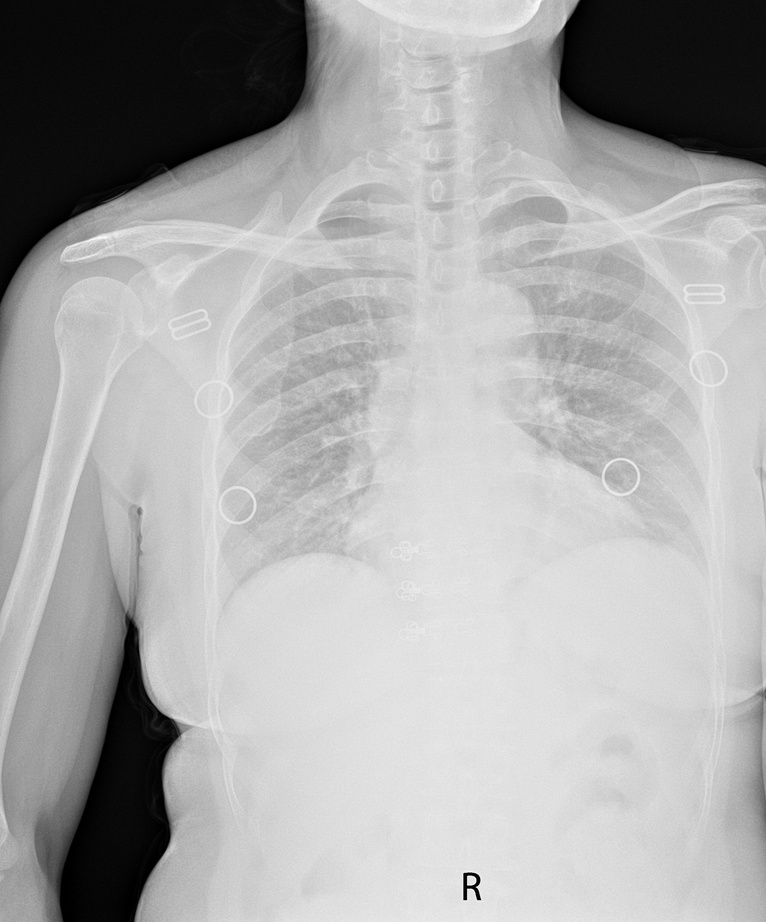
#> input picture tools/preprocess_image/1.2.156.112536.2.560.7050106199148.1363751982749.2119.jpg, 766 x 922 px, shrunk from 2524 x 3039 before the run; its folder holds only this picture in this run
$ python preprocess.py
#> lines starting #> are read from the running program, lines starting #| are printed output that depends on the picture
import cv2 as cv
import os
from PIL import Image

def globalEqualHist(image, index):
    gray = cv.cvtColor(image, cv.COLOR_RGB2GRAY)
    dst = cv.equalizeHist(gray)
    # cv.imshow("global equalizeHist", dst)
    cv.imwrite("./aaa/"+ str(index) + '.jpg', dst)
def localEqualHist(image, index):
    gray = cv.cvtColor(image, cv.COLOR_BGR2GRAY)
    clahe = cv.createCLAHE(clipLimit=5, tileGridSize=(7,7))
    dst = clahe.apply(gray)
    cv.imwrite("./aaa/"+ str(index) + '.jpg', dst)

# src = cv.imread('./preprocess_image/1.2.156.112536.2.560.7050106199148.1363827174830.3530.jpg')
# localEqualHist(src)

img_list = os.listdir('./preprocess_image')
for i, img in enumerate(img_list):
    # src = Image.open(os.path.join('./preprocess_image', img)).convert("RGB")
    src = cv.imread(os.path.join('./preprocess_image', img))
#> src is the input picture: shape (922, 766, 3); min 0, max 255, mean 169.9
    globalEqualHist(src, i)
#> in globalEqualHist, `dst = cv.equalizeHist(gray)`:
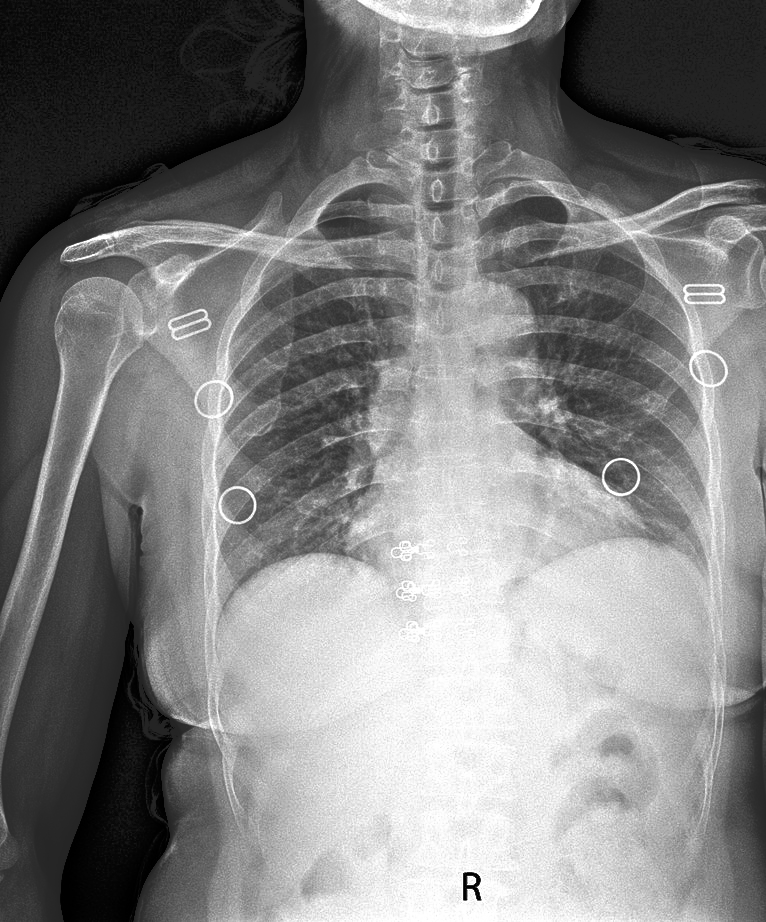
#> dst: shape (922, 766); min 0, max 255, mean 128.8
#

$ run again, on tools/preprocess_image/1.2.840.113619.2.370.4.2147483647.1610521521.177402.jpg
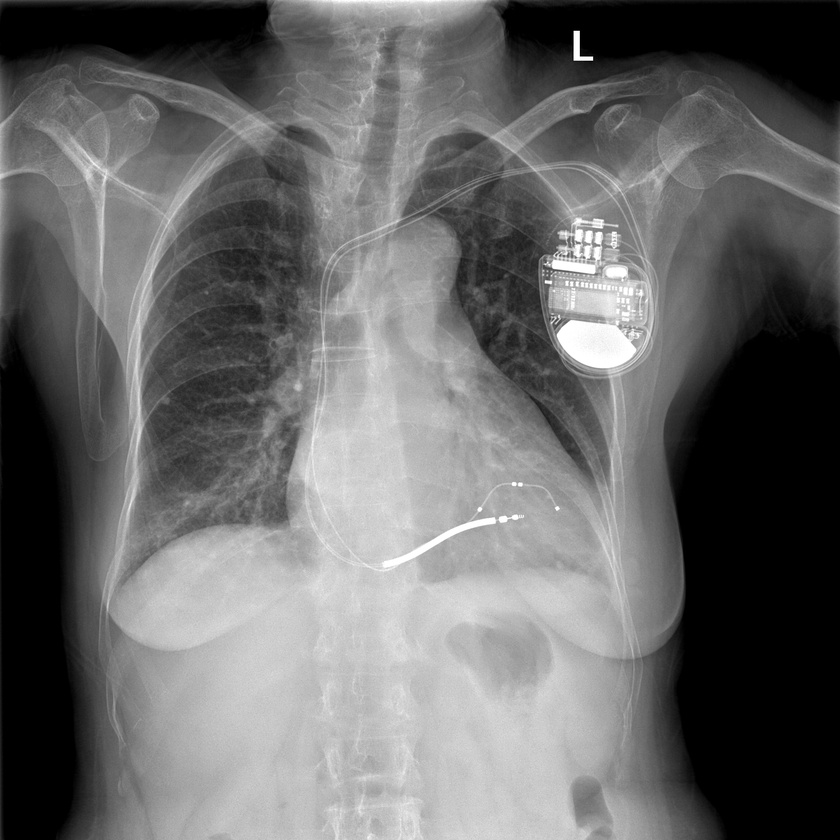
#> input picture tools/preprocess_image/1.2.840.113619.2.370.4.2147483647.1610521521.177402.jpg, 840 x 840 px, shrunk from 2021 x 2021 before the run
#> src is the input picture: shape (840, 840, 3); min 0, max 255, mean 104.9
#> in globalEqualHist, `dst = cv.equalizeHist(gray)`:
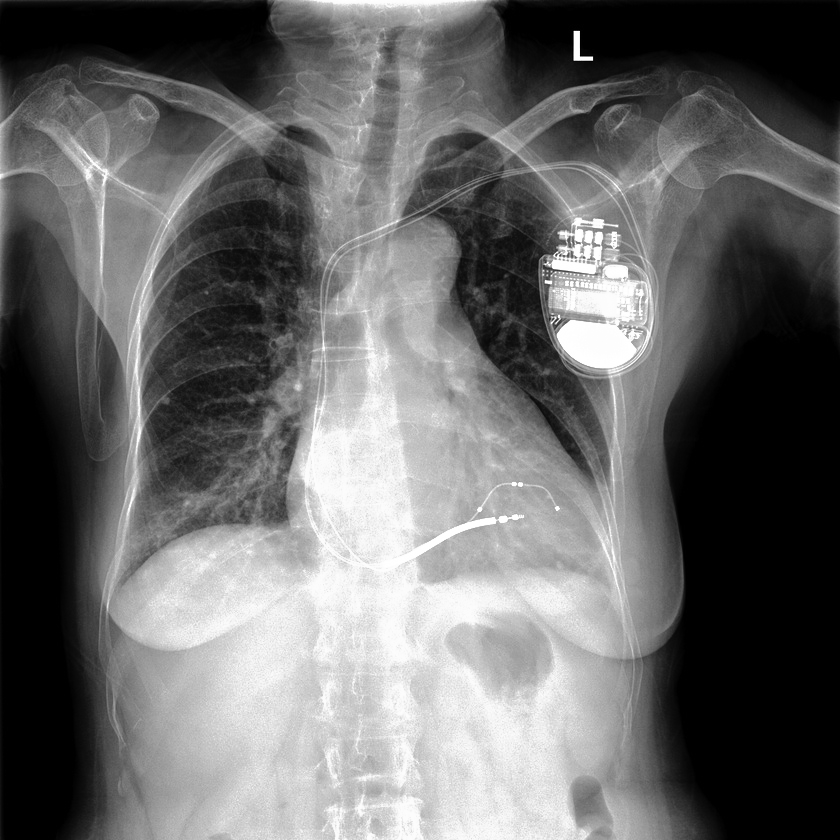
#> dst: shape (840, 840); min 0, max 255, mean 105.5

$ run again, on tools/preprocess_image/1.2.156.112536.2.560.7050106199148.1363827174830.3530.jpg
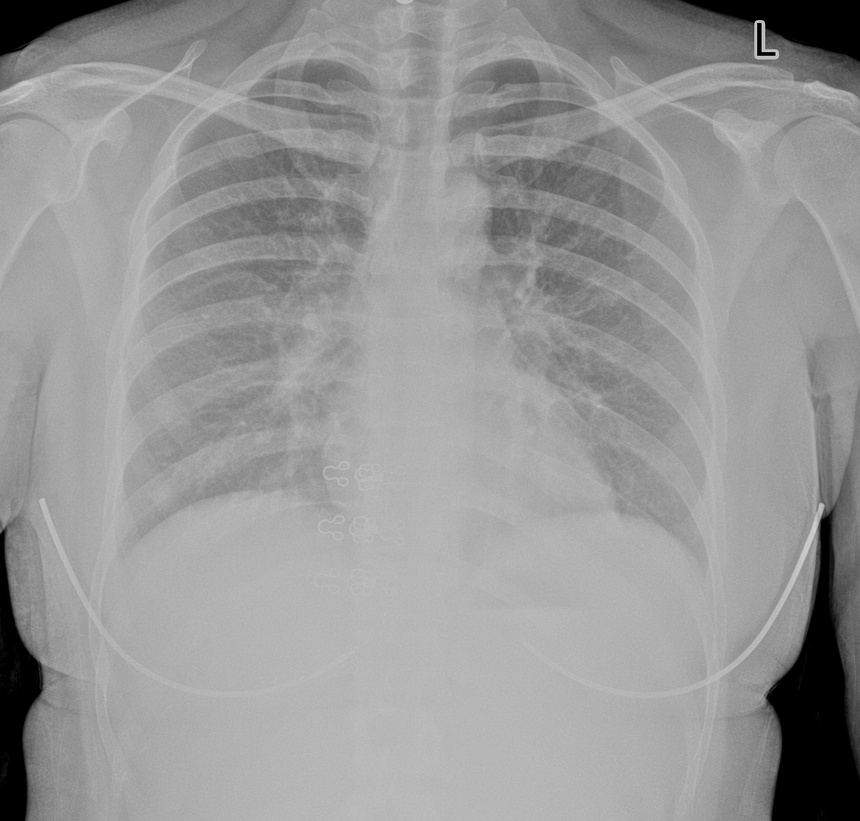
#> input picture tools/preprocess_image/1.2.156.112536.2.560.7050106199148.1363827174830.3530.jpg, 860 x 821 px, shrunk from 2359 x 2252 before the run
#> src is the input picture: shape (821, 860, 3); min 0, max 213, mean 151.1
#> in globalEqualHist, `dst = cv.equalizeHist(gray)`:
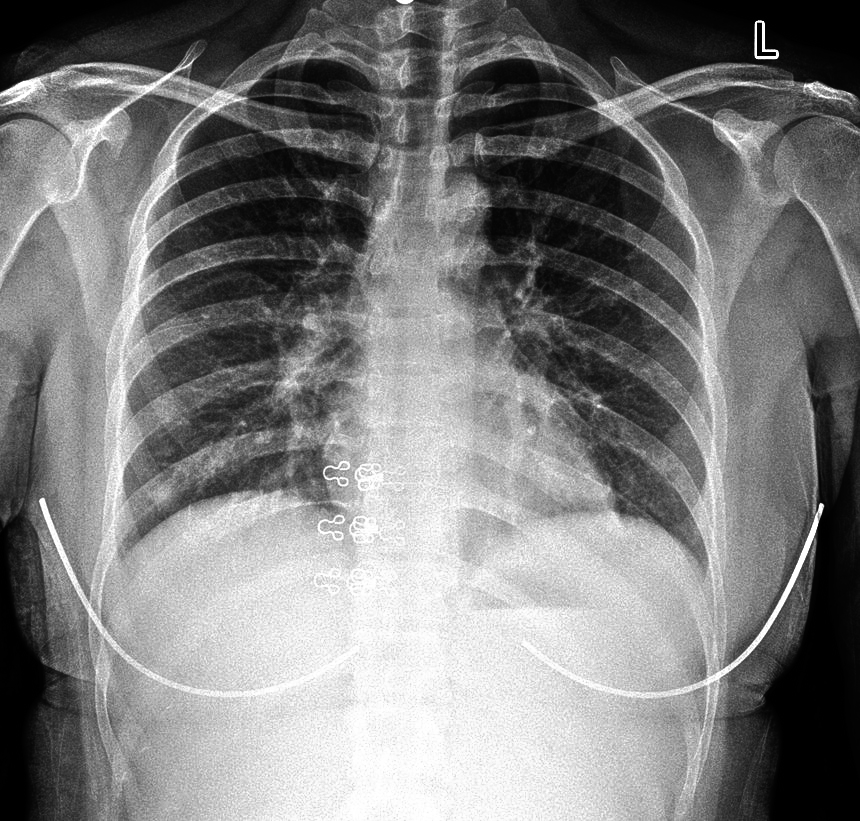
#> dst: shape (821, 860); min 0, max 255, mean 125.1

$ run again, on tools/preprocess_image/1.2.840.113619.2.370.4.2147483647.1584606661.736778.jpg
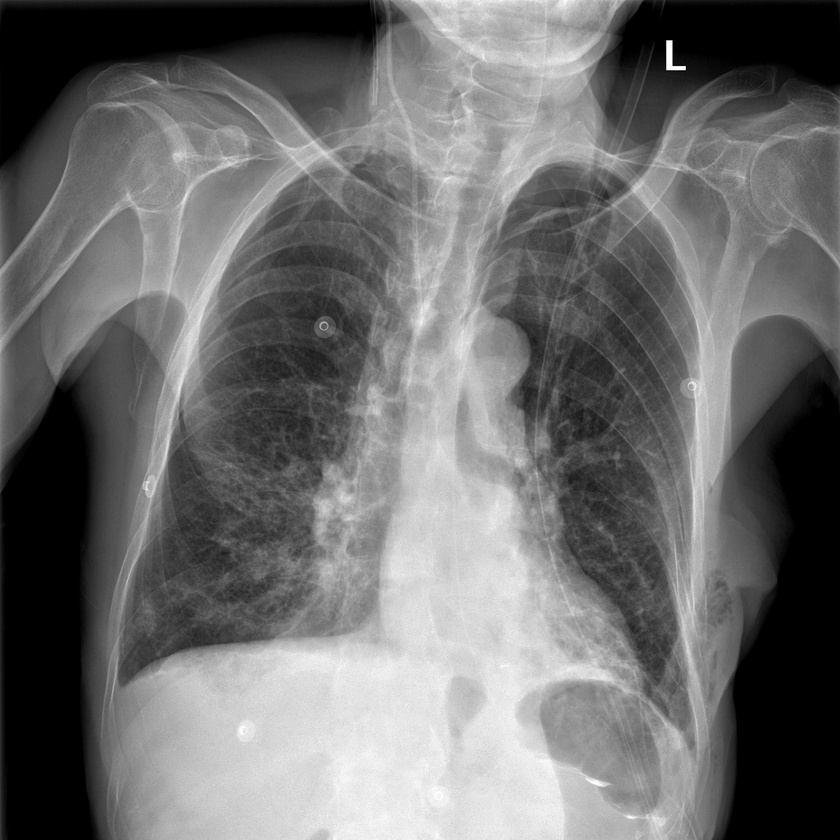
#> input picture tools/preprocess_image/1.2.840.113619.2.370.4.2147483647.1584606661.736778.jpg, 840 x 840 px, shrunk from 2021 x 2021 before the run
#> src is the input picture: shape (840, 840, 3); min 0, max 255, mean 110.1
#> in globalEqualHist, `dst = cv.equalizeHist(gray)`:
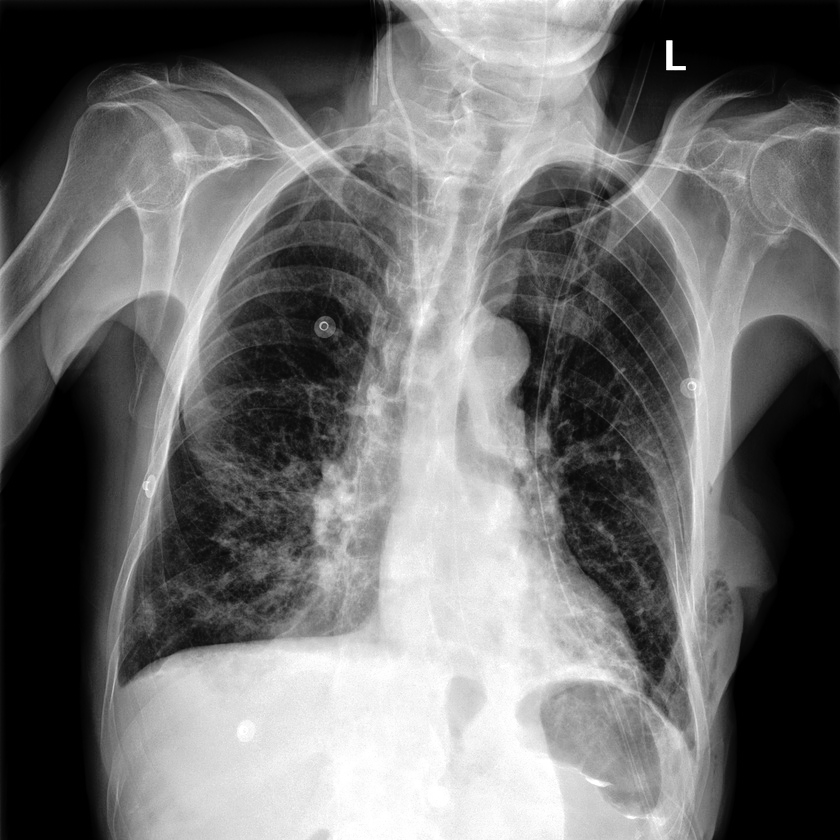
#> dst: shape (840, 840); min 0, max 255, mean 111
